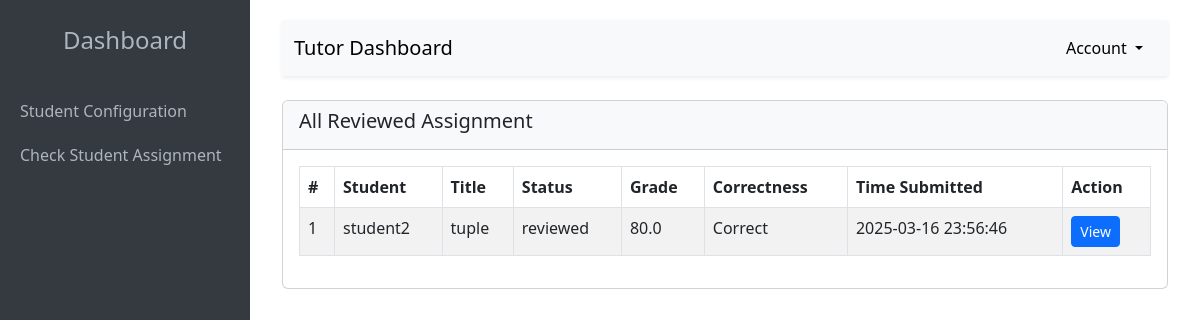
Page /reviewed-evaluation-list/ (signed in) on the committed database.
### sorting_feedback/models.py (models this page shows, shortened)
class Evaluation(models.Model):
    title = models.CharField(max_length=255)
    student = models.ForeignKey(User, on_delete=models.CASCADE, related_name='evaluations')
    student_code = models.TextField(blank=True, null=True)  # Store code as text
    submission_file = models.FileField(upload_to='submissions/', blank=True, null=True)  # Store file uploads
    feedback = models.TextField()
    tutor_feedback = models.TextField(
        null=True,
        blank=True,
        help_text="Tutor specific feedback for the submission."
    )
    correctness = models.BooleanField(default=False)
    time_complexity = models.CharField(max_length=50, default="Unknown")
    grade = models.FloatField(null=True, blank=True)
    status = models.CharField(max_length=50, choices=[('submitted', 'Submitted'), ('reviewed', 'Reviewed')], default='submitted')
    plagiarism_score = models.FloatField(default=0.0, help_text="Plagiarism percentage score.")
    is_plagiarized = models.BooleanField(default=False, help_text="Indicates if plagiarism is detected.")
    created_at = models.DateTimeField(auto_now_add=True)

### accounts/views.py (the view)
# urls.py: path('reviewed-evaluation-list/', views.reviewed_evaluations_list, name='reviewed_evaluations_list'),
@login_required
def reviewed_evaluations_list(request):
    evaluations = Evaluation.objects.filter(status='reviewed')
    return render(request, 'reviewed_evaluations_list.html', {'evaluations': evaluations})

### templates/reviewed_evaluations_list.html (shortened to what this page needs)
<!DOCTYPE html>
<html lang="en">
<head>
    <link href="https://cdn.jsdelivr.net/npm/bootstrap@5.3.0-alpha1/dist/css/bootstrap.min.css" rel="stylesheet">
</head>
<body>
    {% if user.profile.role == "admin" %}
    {% block sidebar %} {% include 'accounts/admin-sidebar.html' %} {% endblock sidebar %}
    {% elif user.profile.role == "tutor" %}
    {% block tutorsidebar %} {% include 'accounts/tutor-sidebar.html' %} {% endblock tutorsidebar %}
    {% endif %}
<div class="main-content">
    <div class="container-fluid">
        <nav class="navbar navbar-expand-lg navbar-light bg-light shadow-sm">
            <div class="container-fluid">
                {% if user.profile.role == "admin" %}
                <a class="navbar-brand tutor-dashboard" href="{% url 'dashboard_a' %}">Admin Dashboard</a>
                <div class="navbar-brand dropdown ml-auto dash-menu-items">
                    <button class="btn btn-light dropdown-toggle" type="button" id="userMenu1" data-bs-toggle="dropdown" aria-expanded="false">
                        <i class="bi bi-person-circle"></i>Admin Dashboard
                    </button>
                    <ul class="dropdown-menu dropdown-menu-end" aria-labelledby="userMenu1">
                        <li><a class="dropdown-item" href="{% url 'users_list' %}">Manage All users</a></li>
                        <li><a class="dropdown-item" href="{% url 'students_list' %}">Manage Students</a></li>
                        <li><a class="dropdown-item" href="{% url 'check_student_assignments' %}">Manage Assignments</a></li>
                    </ul>
                </div>
                <div class="dropdown ms-auto">
                    <button class="btn btn-light dropdown-toggle" type="button" id="userMenu" data-bs-toggle="dropdown" aria-expanded="false">
                        <i class="bi bi-person-circle"></i> Account
                    </button>
                    <ul class="dropdown-menu dropdown-menu-end" aria-labelledby="userMenu">
                        <li><a class="dropdown-item" href="{% url 'profile' %}">Profile</a></li>
                        <li><a class="dropdown-item text-danger" href="{% url 'logout' %}">Logout</a></li>
                    </ul>
                </div>
                {% elif user.profile.role == "tutor" %}
                <a class="navbar-brand tutor-dashboard" href="{% url 'dashboard_t' %}">Tutor Dashboard</a>
                <div class="dropdown ms-auto">
                    <button class="btn btn-light dropdown-toggle" type="button" id="userMenu" data-bs-toggle="dropdown" aria-expanded="false">
                         Account
                    </button>
                </div>
                {% endif %}
            </div>
        </nav>
        <div class="card">
            <div class="card-header bg-light">
                <h5>All Reviewed Assignment</h5>
            </div>
            <div class="card-body table-responsive">
                <table class="table table-striped table-bordered">
                    <thead>
                        <tr>
                            <th>#</th>
                            <th>Student</th>
                            <th>Title</th>
                            <th>Status</th>
                            <th>Grade</th>
                            <th>Correctness</th>
                            <th>Time Submitted</th>
                            <th>Action</th>
                        </tr>
                    </thead>
                    <tbody>
                        {% for evaluation in evaluations %}
                        <tr>
                            <td>{{ forloop.counter }}</td>
                            <td>{{ evaluation.student.username }}</td>
                            <td>{{ evaluation.title }}</td>
                            <td>{{ evaluation.status }}</td>
                            <td>{{ evaluation.grade|default:"N/A" }}</td>
                            <td>{{ evaluation.correctness|yesno:"Correct,Incorrect" }}</td>
                            <td>{{ evaluation.created_at|date:"Y-m-d H:i:s" }}</td>
                             <td><a href="{% url 'admin:sorting_feedback_evaluation_change' evaluation.id %}" class="btn btn-primary btn-sm">View</a></td>
                        </tr>
                        {% empty %}
                        <tr>
                            <td colspan="7" class="text-center">No evaluations have been submitted yet.</td>
                        </tr>
                        {% endfor %}
                    </tbody>
                </table>
            </div>
        </div>
    </div>
</div>
</body>
</html>

### templates/reviewed_evaluations_list.html (style rules this page uses)
body { display: flex; height: 100vh; }
.tutor-dashboard { display: none; }
.main-content { padding: 20px; width: 100%; }
.card { margin-bottom: 20px; }
@media (min-width: 1024px) { .tutor-dashboard { display: block; } }
@media (min-width: 1024px) { .main-content { margin-left: 250px; } }

### rows in the picture
Evaluation: student.username "student2", title "tuple", status "reviewed", grade "80.0", correctness "Correct", created_at "2025-03-16 23:56:46"
